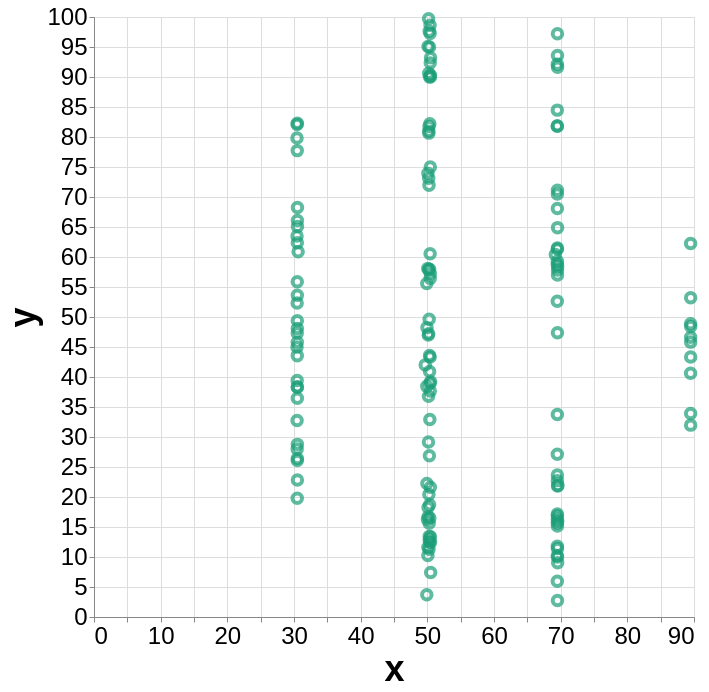

The Vega-Lite source for this figure:
### Vega-Lite specification from a JSON file in a GitHub repository (floating-point values rounded to 4 significant figures; data arrays with more than 128 entries replaced by an {"elided": "..."} marker saying what was removed)
{"config": {"view": {"width": 400, "height": 300}, "mark": {"tooltip": null}, "axis": {"labelFontSize": 24, "titleFontSize": 36}}, "data": {"name": "data-f05f72587a6810d23aa5ed3961f13305"}, "mark": {"type": "point", "color": "#1b9e77"}, "encoding": {"size": {"value": 90}, "strokeWidth": {"value": 4}, "x": {"type": "quantitative", "field": "x"}, "y": {"type": "quantitative", "field": "y"}}, "height": 600, "width": 600, "$schema": "https://vega.github.io/schema/vega-lite/v5.json", "datasets": {"data-f05f72587a6810d23aa5ed3961f13305": {"elided": "142 records"}}}
